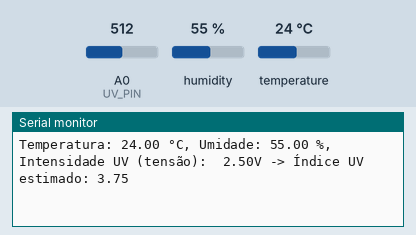
A sketch run on a simulated Arduino Uno, built with avr-gcc and run on an emulated ATmega328P. Parts: the last lines printed to the serial monitor. The test bench sets the inputs (shaded band); at power-on: humidity 55 %, A0 (UV_PIN) = 512, temperature 24 °C.

Above: at 2.9 s.
3.0 s: humidity set to 22 %
At 5.4 s:
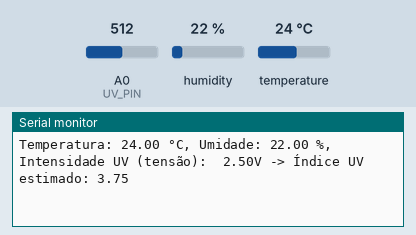
5.8 s: A0 (UV_PIN) set to 716
At 6.9 s:
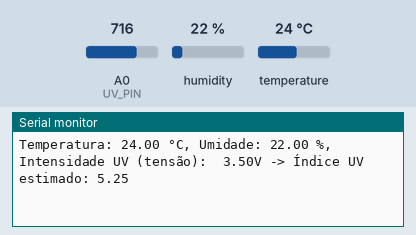
8.6 s: temperature set to 12 °C
At 11.2 s:
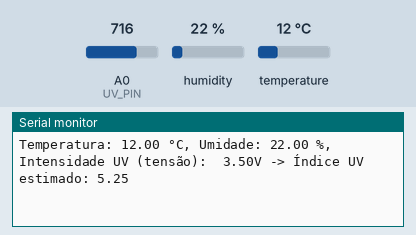
11.4 s: A0 (UV_PIN) set to 900
At 13.8 s:
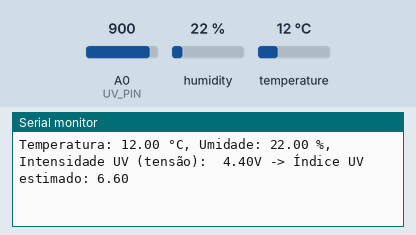
14.2 s: humidity set to 40 %
At 15.4 s:
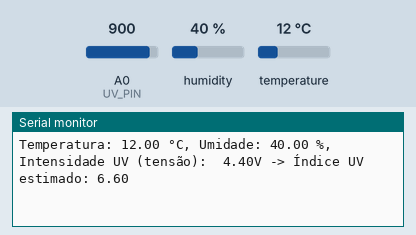
Timing chart, 0 to 17.2 s (numbered marks = the images above; inputs shaded):
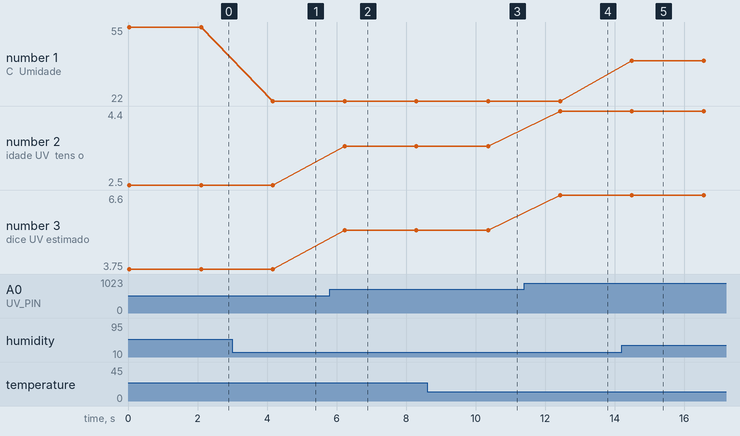

The sketch:

sun-guard.ino
```cpp
#include <DHT.h>

// Configuração do sensor DHT11
#define DHTPIN 2        // Pino onde o DHT11 está conectado
#define DHTTYPE DHT11   // Tipo do sensor DHT
DHT dht(DHTPIN, DHTTYPE);

// Configuração do sensor GUVA S12D
#define UV_PIN A0       // Pino onde o GUVA S12D está conectado

// Defina um multiplicador para calibrar o índice UV
const float UV_MULTIPLICADOR = 1.5;  // Ajuste

void setup() {
  Serial.begin(9600);
  dht.begin();
  Serial.println("Iniciando leitura dos sensores...");
}

void loop() {
  // Leitura do sensor DHT11
  float temperatura = dht.readTemperature();
  float umidade = dht.readHumidity();

  // Leitura do sensor GUVA S12D
  int uvValue = analogRead(UV_PIN);
  float uvIntensity = (uvValue / 1023.0) * 5.0;  // Converte para tensão (0 a 5V)
  float uvIndex = uvIntensity * UV_MULTIPLICADOR;  // Aplica o multiplicador - índice UV

  // Exibe os dados no monitor serial
  if (isnan(temperatura) || isnan(umidade)) {
    Serial.println("Falha ao ler o sensor DHT11!");
  } else {
    Serial.print("Temperatura: ");
    Serial.print(temperatura);
    Serial.print(" °C, ");
    Serial.print("Umidade: ");
    Serial.print(umidade);
    Serial.print(" %, ");
  }

  Serial.print("Intensidade UV (tensão):  ");
  Serial.print(uvIntensity);
  Serial.print("V -> Índice UV estimado: ");
  Serial.println(uvIndex);

  // Aguarda 2 segundos antes de enviar os próximos dados
  delay(2000);
}
```

Measured:
- after the input at 3.0 s, the serial monitor: prints a new line after 1.2 s (image 1)
- after the input at 5.8 s, the serial monitor: prints a new line after 0.43 s (image 2)
- after the input at 8.6 s, the serial monitor: prints a new line after 1.8 s (image 3)
- after the input at 11.4 s, the serial monitor: prints a new line after 1.0 s (image 4)
- after the input at 14.2 s, the serial monitor: prints a new line after 0.29 s (image 5)
- plotted number 1: 55 → 22 after the input at 3.0 s, 22 → 40 after the input at 14.2 s
- plotted number 2: 2.5 → 3.5 after the input at 5.8 s, 3.5 → 4.4 after the input at 11.4 s
- plotted number 3: 3.75 → 5.25 after the input at 5.8 s, 5.25 → 6.6 after the input at 11.4 s
